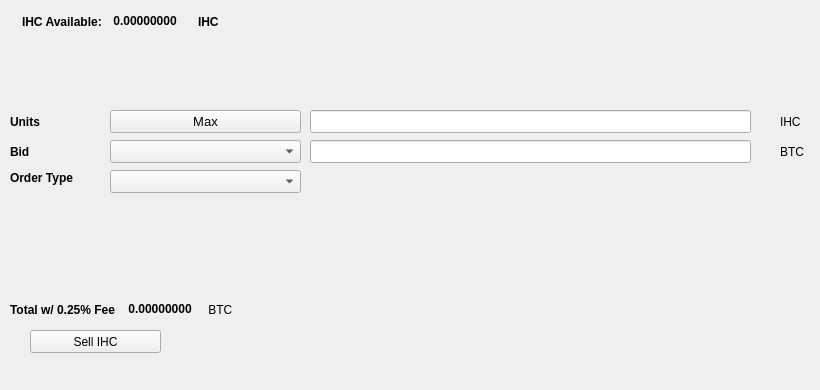
   <widget class="QWidget" name="SellTab">
    <attribute name="title">
     <string>Sell</string>
    </attribute>
    <widget class="QLabel" name="label_16">
     <property name="geometry">
      <rect>
       <x>780</x>
       <y>140</y>
       <width>31</width>
       <height>23</height>
      </rect>
     </property>
     <property name="text">
      <string>BTC</string>
     </property>
    </widget>
    <widget class="QComboBox" name="SellBidcomboBox">
     <property name="geometry">
      <rect>
       <x>110</x>
       <y>140</y>
       <width>191</width>
       <height>23</height>
      </rect>
     </property>
     <property name="font">
      <font>
       <pointsize>10</pointsize>
      </font>
     </property>
    </widget>
    <widget class="QLabel" name="label_18">
     <property name="geometry">
      <rect>
       <x>10</x>
       <y>110</y>
       <width>46</width>
       <height>23</height>
      </rect>
     </property>
     <property name="font">
      <font>
       <weight>75</weight>
       <bold>true</bold>
      </font>
     </property>
     <property name="text">
      <string>Units</string>
     </property>
    </widget>
    <widget class="QPushButton" name="Sell_Max_Amount">
     <property name="geometry">
      <rect>
       <x>110</x>
       <y>110</y>
       <width>191</width>
       <height>23</height>
      </rect>
     </property>
     <property name="font">
      <font>
       <pointsize>10</pointsize>
      </font>
     </property>
     <property name="text">
      <string>Max</string>
     </property>
    </widget>
    <widget class="QLabel" name="label_20">
     <property name="geometry">
      <rect>
       <x>10</x>
       <y>170</y>
       <width>91</width>
       <height>16</height>
      </rect>
     </property>
     <property name="font">
      <font>
       <weight>75</weight>
       <bold>true</bold>
      </font>
     </property>
     <property name="text">
      <string>Order Type</string>
     </property>
    </widget>
    <widget class="QComboBox" name="SellOrdertypeCombo">
     <property name="geometry">
      <rect>
       <x>110</x>
       <y>170</y>
       <width>191</width>
       <height>23</height>
      </rect>
     </property>
     <property name="font">
      <font>
       <pointsize>10</pointsize>
      </font>
     </property>
    </widget>
    <widget class="QLabel" name="label_21">
     <property name="geometry">
      <rect>
       <x>10</x>
       <y>140</y>
       <width>46</width>
       <height>23</height>
      </rect>
     </property>
     <property name="font">
      <font>
       <weight>75</weight>
       <bold>true</bold>
      </font>
     </property>
     <property name="text">
      <string>Bid</string>
     </property>
    </widget>
    <widget class="QLabel" name="label_22">
     <property name="geometry">
      <rect>
       <x>780</x>
       <y>110</y>
       <width>31</width>
       <height>23</height>
      </rect>
     </property>
     <property name="text">
      <string>IHC</string>
     </property>
    </widget>
    <widget class="QLineEdit" name="UnitsInputIHC">
     <property name="geometry">
      <rect>
       <x>310</x>
       <y>110</y>
       <width>441</width>
       <height>23</height>
      </rect>
     </property>
     <property name="font">
      <font>
       <pointsize>9</pointsize>
       <weight>75</weight>
       <bold>true</bold>
      </font>
     </property>
    </widget>
    <widget class="QLineEdit" name="SellBidPriceEdit">
     <property name="geometry">
      <rect>
       <x>310</x>
       <y>140</y>
       <width>441</width>
       <height>23</height>
      </rect>
     </property>
     <property name="font">
      <font>
       <pointsize>9</pointsize>
       <weight>75</weight>
       <bold>true</bold>
      </font>
     </property>
    </widget>
    <widget class="QPushButton" name="SellIHCBTN">
     <property name="geometry">
      <rect>
       <x>30</x>
       <y>330</y>
       <width>131</width>
       <height>23</height>
      </rect>
     </property>
     <property name="text">
      <string>Sell IHC</string>
     </property>
     <property name="icon">
      <iconset resource="../pivx">
       <normaloff>:/icons/bitcoin</normaloff>:/icons/bitcoin</iconset>
     </property>
    </widget>
    <widget class="QWidget" name="layoutWidget3">
     <property name="geometry">
      <rect>
       <x>22</x>
       <y>12</y>
       <width>258</width>
       <height>19</height>
      </rect>
     </property>
     <layout class="QHBoxLayout" name="horizontalLayout">
      <item>
       <widget class="QLabel" name="label232_2">
        <property name="font">
         <font>
          <weight>75</weight>
          <bold>true</bold>
         </font>
        </property>
        <property name="text">
         <string>IHC Available:</string>
        </property>
       </widget>
      </item>
      <item>
       <widget class="QLabel" name="IHCAvailableLabel">
        <property name="palette">
         <palette>
          <active>
           <colorrole role="WindowText">
            <brush brushstyle="SolidPattern">
             <color alpha="255">
              <red>0</red>
              <green>0</green>
              <blue>0</blue>
             </color>
            </brush>
           </colorrole>
           <colorrole role="Button">
            <brush brushstyle="SolidPattern">
             <color alpha="255">
              <red>0</red>
              <green>170</green>
              <blue>0</blue>
             </color>
            </brush>
           </colorrole>
           <colorrole role="Light">
            <brush brushstyle="SolidPattern">
             <color alpha="255">
              <red>0</red>
              <green>255</green>
              <blue>0</blue>
             </color>
            </brush>
           </colorrole>
           <colorrole role="Midlight">
            <brush brushstyle="SolidPattern">
             <color alpha="255">
              <red>0</red>
              <green>212</green>
              <blue>0</blue>
             </color>
            </brush>
           </colorrole>
           <colorrole role="Dark">
            <brush brushstyle="SolidPattern">
             <color alpha="255">
              <red>0</red>
              <green>85</green>
              <blue>0</blue>
             </color>
            </brush>
           </colorrole>
           <colorrole role="Mid">
            <brush brushstyle="SolidPattern">
             <color alpha="255">
              <red>0</red>
              <green>113</green>
              <blue>0</blue>
             </color>
            </brush>
           </colorrole>
           <colorrole role="Text">
            <brush brushstyle="SolidPattern">
             <color alpha="255">
              <red>0</red>
              <green>170</green>
              <blue>0</blue>
             </color>
            </brush>
           </colorrole>
           <colorrole role="BrightText">
            <brush brushstyle="SolidPattern">
             <color alpha="255">
              <red>255</red>
              <green>255</green>
              <blue>255</blue>
             </color>
            </brush>
           </colorrole>
           <colorrole role="ButtonText">
            <brush brushstyle="SolidPattern">
             <color alpha="255">
              <red>0</red>
              <green>0</green>
              <blue>0</blue>
             </color>
            </brush>
           </colorrole>
           <colorrole role="Base">
            <brush brushstyle="SolidPattern">
             <color alpha="255">
              <red>255</red>
              <green>255</green>
              <blue>255</blue>
             </color>
            </brush>
           </colorrole>
           <colorrole role="Window">
            <brush brushstyle="SolidPattern">
             <color alpha="255">
              <red>0</red>
              <green>170</green>
              <blue>0</blue>
             </color>
            </brush>
           </colorrole>
           <colorrole role="Shadow">
            <brush brushstyle="SolidPattern">
             <color alpha="255">
              <red>0</red>
              <green>0</green>
              <blue>0</blue>
             </color>
            </brush>
           </colorrole>
           <colorrole role="AlternateBase">
            <brush brushstyle="SolidPattern">
             <color alpha="255">
              <red>127</red>
              <green>212</green>
              <blue>127</blue>
             </color>
            </brush>
           </colorrole>
           <colorrole role="ToolTipBase">
            <brush brushstyle="SolidPattern">
             <color alpha="255">
              <red>255</red>
              <green>255</green>
              <blue>220</blue>
             </color>
            </brush>
           </colorrole>
           <colorrole role="ToolTipText">
            <brush brushstyle="SolidPattern">
             <color alpha="255">
              <red>0</red>
              <green>0</green>
              <blue>0</blue>
             </color>
            </brush>
           </colorrole>
          </active>
          <inactive>
           <colorrole role="WindowText">
            <brush brushstyle="SolidPattern">
             <color alpha="255">
              <red>0</red>
              <green>0</green>
              <blue>0</blue>
             </color>
            </brush>
           </colorrole>
           <colorrole role="Button">
            <brush brushstyle="SolidPattern">
             <color alpha="255">
              <red>0</red>
              <green>170</green>
              <blue>0</blue>
             </color>
            </brush>
           </colorrole>
           <colorrole role="Light">
            <brush brushstyle="SolidPattern">
             <color alpha="255">
              <red>0</red>
              <green>255</green>
              <blue>0</blue>
             </color>
            </brush>
           </colorrole>
           <colorrole role="Midlight">
            <brush brushstyle="SolidPattern">
             <color alpha="255">
              <red>0</red>
              <green>212</green>
              <blue>0</blue>
             </color>
            </brush>
           </colorrole>
           <colorrole role="Dark">
            <brush brushstyle="SolidPattern">
             <color alpha="255">
              <red>0</red>
              <green>85</green>
              <blue>0</blue>
             </color>
            </brush>
           </colorrole>
           <colorrole role="Mid">
            <brush brushstyle="SolidPattern">
             <color alpha="255">
              <red>0</red>
              <green>113</green>
              <blue>0</blue>
             </color>
            </brush>
           </colorrole>
           <colorrole role="Text">
            <brush brushstyle="SolidPattern">
             <color alpha="255">
              <red>0</red>
              <green>170</green>
              <blue>0</blue>
             </color>
            </brush>
           </colorrole>
           <colorrole role="BrightText">
            <brush brushstyle="SolidPattern">
             <color alpha="255">
              <red>255</red>
              <green>255</green>
              <blue>255</blue>
             </color>
            </brush>
           </colorrole>
           <colorrole role="ButtonText">
            <brush brushstyle="SolidPattern">
             <color alpha="255">
              <red>0</red>
              <green>0</green>
              <blue>0</blue>
             </color>
            </brush>
           </colorrole>
           <colorrole role="Base">
            <brush brushstyle="SolidPattern">
             <color alpha="255">
              <red>255</red>
              <green>255</green>
              <blue>255</blue>
             </color>
            </brush>
           </colorrole>
           <colorrole role="Window">
            <brush brushstyle="SolidPattern">
             <color alpha="255">
              <red>0</red>
              <green>170</green>
              <blue>0</blue>
             </color>
            </brush>
           </colorrole>
           <colorrole role="Shadow">
            <brush brushstyle="SolidPattern">
             <color alpha="255">
              <red>0</red>
              <green>0</green>
              <blue>0</blue>
             </color>
            </brush>
           </colorrole>
           <colorrole role="AlternateBase">
            <brush brushstyle="SolidPattern">
             <color alpha="255">
              <red>127</red>
              <green>212</green>
              <blue>127</blue>
             </color>
            </brush>
           </colorrole>
           <colorrole role="ToolTipBase">
            <brush brushstyle="SolidPattern">
             <color alpha="255">
              <red>255</red>
              <green>255</green>
              <blue>220</blue>
             </color>
            </brush>
           </colorrole>
           <colorrole role="ToolTipText">
            <brush brushstyle="SolidPattern">
             <color alpha="255">
              <red>0</red>
              <green>0</green>
              <blue>0</blue>
             </color>
            </brush>
           </colorrole>
          </inactive>
          <disabled>
           <colorrole role="WindowText">
            <brush brushstyle="SolidPattern">
             <color alpha="255">
              <red>0</red>
              <green>85</green>
              <blue>0</blue>
             </color>
            </brush>
           </colorrole>
           <colorrole role="Button">
            <brush brushstyle="SolidPattern">
             <color alpha="255">
              <red>0</red>
              <green>170</green>
              <blue>0</blue>
             </color>
            </brush>
           </colorrole>
           <colorrole role="Light">
            <brush brushstyle="SolidPattern">
             <color alpha="255">
              <red>0</red>
              <green>255</green>
              <blue>0</blue>
             </color>
            </brush>
           </colorrole>
           <colorrole role="Midlight">
            <brush brushstyle="SolidPattern">
             <color alpha="255">
              <red>0</red>
              <green>212</green>
              <blue>0</blue>
             </color>
            </brush>
           </colorrole>
           <colorrole role="Dark">
            <brush brushstyle="SolidPattern">
             <color alpha="255">
              <red>0</red>
              <green>85</green>
              <blue>0</blue>
             </color>
            </brush>
           </colorrole>
           <colorrole role="Mid">
            <brush brushstyle="SolidPattern">
             <color alpha="255">
              <red>0</red>
              <green>113</green>
              <blue>0</blue>
             </color>
            </brush>
           </colorrole>
           <colorrole role="Text">
            <brush brushstyle="SolidPattern">
             <color alpha="255">
              <red>0</red>
              <green>85</green>
              <blue>0</blue>
             </color>
            </brush>
           </colorrole>
           <colorrole role="BrightText">
            <brush brushstyle="SolidPattern">
             <color alpha="255">
              <red>255</red>
              <green>255</green>
              <blue>255</blue>
             </color>
            </brush>
           </colorrole>
           <colorrole role="ButtonText">
            <brush brushstyle="SolidPattern">
             <color alpha="255">
              <red>0</red>
              <green>85</green>
              <blue>0</blue>
             </color>
            </brush>
           </colorrole>
           <colorrole role="Base">
            <brush brushstyle="SolidPattern">
             <color alpha="255">
              <red>0</red>
              <green>170</green>
              <blue>0</blue>
             </color>
            </brush>
           </colorrole>
           <colorrole role="Window">
            <brush brushstyle="SolidPattern">
             <color alpha="255">
              <red>0</red>
              <green>170</green>
              <blue>0</blue>
             </color>
            </brush>
           </colorrole>
           <colorrole role="Shadow">
            <brush brushstyle="SolidPattern">
             <color alpha="255">
              <red>0</red>
              <green>0</green>
              <blue>0</blue>
             </color>
            </brush>
           </colorrole>
           <colorrole role="AlternateBase">
            <brush brushstyle="SolidPattern">
             <color alpha="255">
              <red>0</red>
              <green>170</green>
              <blue>0</blue>
             </color>
            </brush>
           </colorrole>
           <colorrole role="ToolTipBase">
            <brush brushstyle="SolidPattern">
             <color alpha="255">
              <red>255</red>
              <green>255</green>
              <blue>220</blue>
             </color>
            </brush>
           </colorrole>
           <colorrole role="ToolTipText">
            <brush brushstyle="SolidPattern">
             <color alpha="255">
              <red>0</red>
              <green>0</green>
              <blue>0</blue>
             </color>
            </brush>
           </colorrole>
          </disabled>
         </palette>
        </property>
        <property name="font">
         <font>
          <weight>75</weight>
          <bold>true</bold>
         </font>
        </property>
        <property name="text">
         <string> 0.00000000 </string>
        </property>
        <property name="textInteractionFlags">
         <set>Qt::LinksAccessibleByMouse|Qt::TextSelectableByKeyboard|Qt::TextSelectableByMouse</set>
        </property>
       </widget>
      </item>
      <item>
       <widget class="QLabel" name="labelIHC">
        <property name="font">
         <font>
          <weight>75</weight>
          <bold>true</bold>
         </font>
        </property>
        <property name="text">
         <string>IHC</string>
        </property>
       </widget>
      </item>
     </layout>
    </widget>
    <widget class="QWidget" name="layoutWidget">
     <property name="geometry">
      <rect>
       <x>10</x>
       <y>300</y>
       <width>268</width>
       <height>19</height>
      </rect>
     </property>
     <layout class="QHBoxLayout" name="horizontalLayout_2">
      <item>
       <widget class="QLabel" name="label_19">
        <property name="font">
         <font>
          <weight>75</weight>
          <bold>true</bold>
         </font>
        </property>
        <property name="text">
         <string>Total w/ 0.25% Fee </string>
        </property>
       </widget>
      </item>
      <item>
       <widget class="QLabel" name="SellCostLabel">
        <property name="palette">
         <palette>
          <active>
           <colorrole role="WindowText">
            <brush brushstyle="SolidPattern">
             <color alpha="255">
              <red>0</red>
              <green>0</green>
              <blue>0</blue>
             </color>
            </brush>
           </colorrole>
           <colorrole role="Button">
            <brush brushstyle="SolidPattern">
             <color alpha="255">
              <red>0</red>
              <green>170</green>
              <blue>0</blue>
             </color>
            </brush>
           </colorrole>
           <colorrole role="Light">
            <brush brushstyle="SolidPattern">
             <color alpha="255">
              <red>0</red>
              <green>255</green>
              <blue>0</blue>
             </color>
            </brush>
           </colorrole>
           <colorrole role="Midlight">
            <brush brushstyle="SolidPattern">
             <color alpha="255">
              <red>0</red>
              <green>212</green>
              <blue>0</blue>
             </color>
            </brush>
           </colorrole>
           <colorrole role="Dark">
            <brush brushstyle="SolidPattern">
             <color alpha="255">
              <red>0</red>
              <green>85</green>
              <blue>0</blue>
             </color>
            </brush>
           </colorrole>
           <colorrole role="Mid">
            <brush brushstyle="SolidPattern">
             <color alpha="255">
              <red>0</red>
              <green>113</green>
              <blue>0</blue>
             </color>
            </brush>
           </colorrole>
           <colorrole role="Text">
            <brush brushstyle="SolidPattern">
             <color alpha="255">
              <red>0</red>
              <green>170</green>
              <blue>0</blue>
             </color>
            </brush>
           </colorrole>
           <colorrole role="BrightText">
            <brush brushstyle="SolidPattern">
             <color alpha="255">
              <red>255</red>
              <green>255</green>
              <blue>255</blue>
             </color>
            </brush>
           </colorrole>
           <colorrole role="ButtonText">
            <brush brushstyle="SolidPattern">
             <color alpha="255">
              <red>0</red>
              <green>0</green>
              <blue>0</blue>
             </color>
            </brush>
           </colorrole>
           <colorrole role="Base">
            <brush brushstyle="SolidPattern">
             <color alpha="255">
              <red>255</red>
              <green>255</green>
              <blue>255</blue>
             </color>
            </brush>
           </colorrole>
           <colorrole role="Window">
            <brush brushstyle="SolidPattern">
             <color alpha="255">
              <red>0</red>
              <green>170</green>
              <blue>0</blue>
             </color>
            </brush>
           </colorrole>
           <colorrole role="Shadow">
            <brush brushstyle="SolidPattern">
             <color alpha="255">
              <red>0</red>
              <green>0</green>
              <blue>0</blue>
             </color>
            </brush>
           </colorrole>
           <colorrole role="AlternateBase">
            <brush brushstyle="SolidPattern">
             <color alpha="255">
              <red>127</red>
              <green>212</green>
              <blue>127</blue>
             </color>
            </brush>
           </colorrole>
           <colorrole role="ToolTipBase">
            <brush brushstyle="SolidPattern">
             <color alpha="255">
              <red>255</red>
              <green>255</green>
              <blue>220</blue>
             </color>
            </brush>
           </colorrole>
           <colorrole role="ToolTipText">
            <brush brushstyle="SolidPattern">
             <color alpha="255">
              <red>0</red>
              <green>0</green>
              <blue>0</blue>
             </color>
            </brush>
           </colorrole>
          </active>
          <inactive>
           <colorrole role="WindowText">
            <brush brushstyle="SolidPattern">
             <color alpha="255">
              <red>0</red>
              <green>0</green>
              <blue>0</blue>
             </color>
            </brush>
           </colorrole>
           <colorrole role="Button">
            <brush brushstyle="SolidPattern">
             <color alpha="255">
              <red>0</red>
              <green>170</green>
              <blue>0</blue>
             </color>
            </brush>
           </colorrole>
           <colorrole role="Light">
            <brush brushstyle="SolidPattern">
             <color alpha="255">
              <red>0</red>
              <green>255</green>
              <blue>0</blue>
             </color>
            </brush>
           </colorrole>
           <colorrole role="Midlight">
            <brush brushstyle="SolidPattern">
             <color alpha="255">
              <red>0</red>
              <green>212</green>
              <blue>0</blue>
             </color>
            </brush>
           </colorrole>
           <colorrole role="Dark">
            <brush brushstyle="SolidPattern">
             <color alpha="255">
              <red>0</red>
              <green>85</green>
              <blue>0</blue>
             </color>
            </brush>
           </colorrole>
           <colorrole role="Mid">
            <brush brushstyle="SolidPattern">
             <color alpha="255">
              <red>0</red>
              <green>113</green>
              <blue>0</blue>
             </color>
            </brush>
           </colorrole>
           <colorrole role="Text">
            <brush brushstyle="SolidPattern">
             <color alpha="255">
              <red>0</red>
              <green>170</green>
              <blue>0</blue>
             </color>
            </brush>
           </colorrole>
           <colorrole role="BrightText">
            <brush brushstyle="SolidPattern">
             <color alpha="255">
              <red>255</red>
              <green>255</green>
              <blue>255</blue>
             </color>
            </brush>
           </colorrole>
           <colorrole role="ButtonText">
            <brush brushstyle="SolidPattern">
             <color alpha="255">
              <red>0</red>
              <green>0</green>
              <blue>0</blue>
             </color>
            </brush>
           </colorrole>
           <colorrole role="Base">
            <brush brushstyle="SolidPattern">
             <color alpha="255">
              <red>255</red>
              <green>255</green>
              <blue>255</blue>
             </color>
            </brush>
           </colorrole>
           <colorrole role="Window">
            <brush brushstyle="SolidPattern">
             <color alpha="255">
              <red>0</red>
              <green>170</green>
              <blue>0</blue>
             </color>
            </brush>
           </colorrole>
           <colorrole role="Shadow">
            <brush brushstyle="SolidPattern">
             <color alpha="255">
              <red>0</red>
              <green>0</green>
              <blue>0</blue>
             </color>
            </brush>
           </colorrole>
           <colorrole role="AlternateBase">
            <brush brushstyle="SolidPattern">
             <color alpha="255">
              <red>127</red>
              <green>212</green>
              <blue>127</blue>
             </color>
            </brush>
           </colorrole>
           <colorrole role="ToolTipBase">
            <brush brushstyle="SolidPattern">
             <color alpha="255">
              <red>255</red>
              <green>255</green>
              <blue>220</blue>
             </color>
            </brush>
           </colorrole>
           <colorrole role="ToolTipText">
            <brush brushstyle="SolidPattern">
             <color alpha="255">
              <red>0</red>
              <green>0</green>
              <blue>0</blue>
             </color>
            </brush>
           </colorrole>
          </inactive>
          <disabled>
           <colorrole role="WindowText">
            <brush brushstyle="SolidPattern">
             <color alpha="255">
              <red>0</red>
              <green>85</green>
              <blue>0</blue>
             </color>
            </brush>
           </colorrole>
           <colorrole role="Button">
            <brush brushstyle="SolidPattern">
             <color alpha="255">
              <red>0</red>
              <green>170</green>
              <blue>0</blue>
             </color>
            </brush>
           </colorrole>
           <colorrole role="Light">
            <brush brushstyle="SolidPattern">
             <color alpha="255">
              <red>0</red>
              <green>255</green>
              <blue>0</blue>
             </color>
            </brush>
           </colorrole>
           <colorrole role="Midlight">
            <brush brushstyle="SolidPattern">
             <color alpha="255">
              <red>0</red>
              <green>212</green>
              <blue>0</blue>
             </color>
            </brush>
           </colorrole>
           <colorrole role="Dark">
            <brush brushstyle="SolidPattern">
             <color alpha="255">
              <red>0</red>
              <green>85</green>
              <blue>0</blue>
             </color>
            </brush>
           </colorrole>
           <colorrole role="Mid">
            <brush brushstyle="SolidPattern">
             <color alpha="255">
              <red>0</red>
              <green>113</green>
              <blue>0</blue>
             </color>
            </brush>
           </colorrole>
           <colorrole role="Text">
            <brush brushstyle="SolidPattern">
             <color alpha="255">
              <red>0</red>
              <green>85</green>
              <blue>0</blue>
             </color>
            </brush>
           </colorrole>
           <colorrole role="BrightText">
            <brush brushstyle="SolidPattern">
             <color alpha="255">
              <red>255</red>
              <green>255</green>
              <blue>255</blue>
             </color>
            </brush>
           </colorrole>
           <colorrole role="ButtonText">
            <brush brushstyle="SolidPattern">
             <color alpha="255">
              <red>0</red>
              <green>85</green>
              <blue>0</blue>
             </color>
            </brush>
           </colorrole>
           <colorrole role="Base">
            <brush brushstyle="SolidPattern">
             <color alpha="255">
              <red>0</red>
              <green>170</green>
              <blue>0</blue>
             </color>
            </brush>
           </colorrole>
           <colorrole role="Window">
            <brush brushstyle="SolidPattern">
             <color alpha="255">
              <red>0</red>
              <green>170</green>
              <blue>0</blue>
             </color>
            </brush>
           </colorrole>
           <colorrole role="Shadow">
            <brush brushstyle="SolidPattern">
             <color alpha="255">
              <red>0</red>
              <green>0</green>
              <blue>0</blue>
             </color>
            </brush>
           </colorrole>
           <colorrole role="AlternateBase">
            <brush brushstyle="SolidPattern">
             <color alpha="255">
              <red>0</red>
              <green>170</green>
              <blue>0</blue>
             </color>
            </brush>
           </colorrole>
           <colorrole role="ToolTipBase">
            <brush brushstyle="SolidPattern">
             <color alpha="255">
              <red>255</red>
              <green>255</green>
              <blue>220</blue>
             </color>
            </brush>
           </colorrole>
           <colorrole role="ToolTipText">
            <brush brushstyle="SolidPattern">
             <color alpha="255">
              <red>0</red>
              <green>0</green>
              <blue>0</blue>
             </color>
            </brush>
           </colorrole>
          </disabled>
         </palette>
        </property>
        <property name="font">
         <font>
          <weight>75</weight>
          <bold>true</bold>
         </font>
        </property>
        <property name="autoFillBackground">
         <bool>false</bool>
        </property>
        <property name="text">
         <string> 0.00000000</string>
        </property>
        <property name="textInteractionFlags">
         <set>Qt::LinksAccessibleByMouse|Qt::TextSelectableByMouse</set>
        </property>
       </widget>
      </item>
      <item>
       <widget class="QLabel" name="label_17">
        <property name="font">
         <font>
          <weight>50</weight>
          <bold>false</bold>
         </font>
        </property>
        <property name="text">
         <string> BTC</string>
        </property>
       </widget>
      </item>
     </layout>
    </widget>
    <widget class="QLabel" name="label_23">
     <property name="geometry">
      <rect>
       <x>460</x>
       <y>300</y>
       <width>281</width>
       <height>81</height>
      </rect>
     </property>
     <property name="text">
      <string/>
     </property>
     <property name="pixmap">
      <pixmap>:/images/bittrex</pixmap>
     </property>
    </widget>
   </widget>
